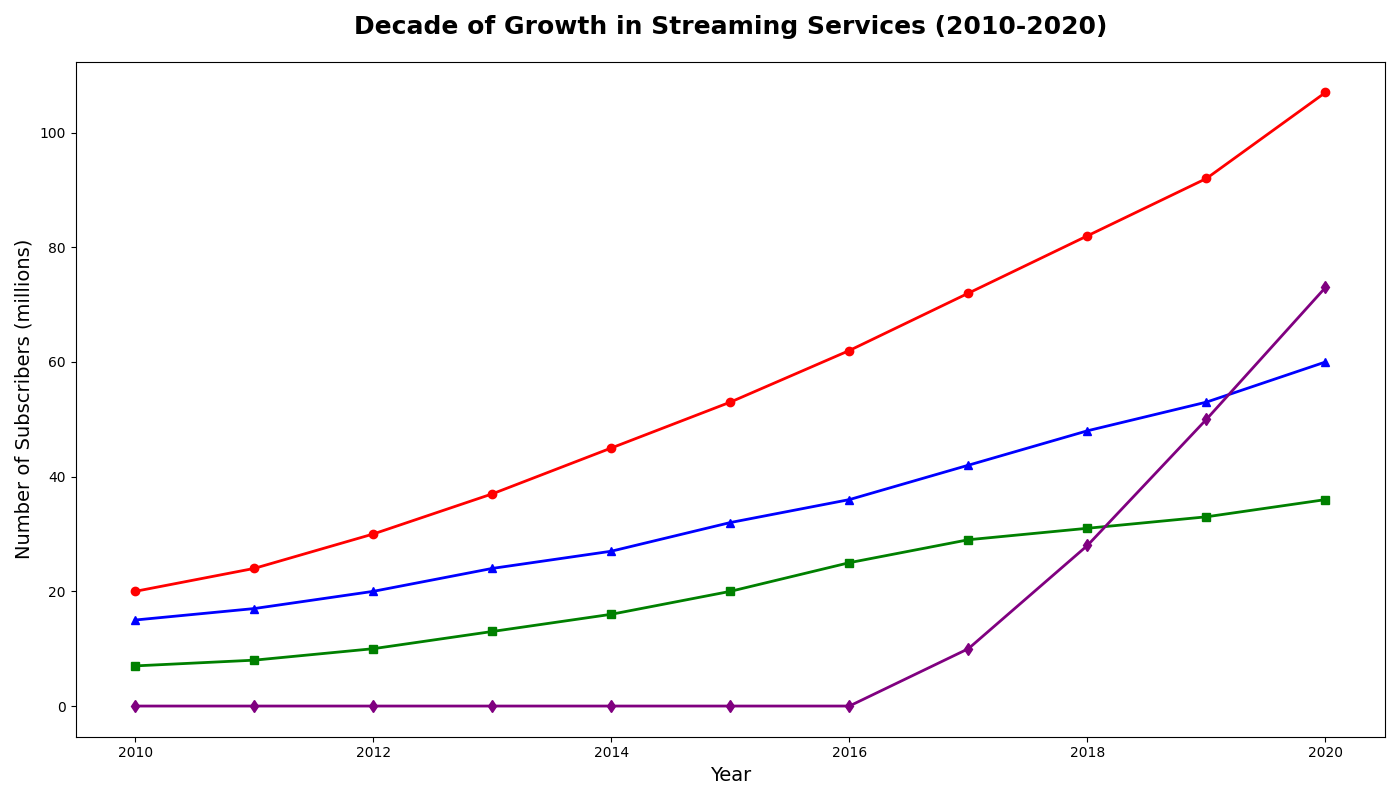

The script that drew this image:
import matplotlib.pyplot as plt
import numpy as np

# Years
years = np.arange(2010, 2021)

# Manually created data showing subscription numbers (in millions)
netflix_subs = np.array([20, 24, 30, 37, 45, 53, 62, 72, 82, 92, 107])
hulu_subs = np.array([7, 8, 10, 13, 16, 20, 25, 29, 31, 33, 36])
prime_subs = np.array([15, 17, 20, 24, 27, 32, 36, 42, 48, 53, 60])
disney_subs = np.array([0, 0, 0, 0, 0, 0, 0, 10, 28, 50, 73])

# Initialize figure and axis
fig, ax1 = plt.subplots(figsize=(14, 8))

# Plotting streaming service data
ax1.plot(years, netflix_subs, marker='o', color='red', linewidth=2)
ax1.plot(years, hulu_subs, marker='s', color='green', linewidth=2)
ax1.plot(years, prime_subs, marker='^', color='blue', linewidth=2)
ax1.plot(years, disney_subs, marker='d', color='purple', linewidth=2)

# Titles and labels
ax1.set_title('Decade of Growth in Streaming Services (2010-2020)', fontsize=18, fontweight='bold', pad=20)
ax1.set_xlabel('Year', fontsize=14)
ax1.set_ylabel('Number of Subscribers (millions)', fontsize=14)

# Automatically adjust layout to prevent clipping
plt.tight_layout()

# Display the plot
plt.show()
